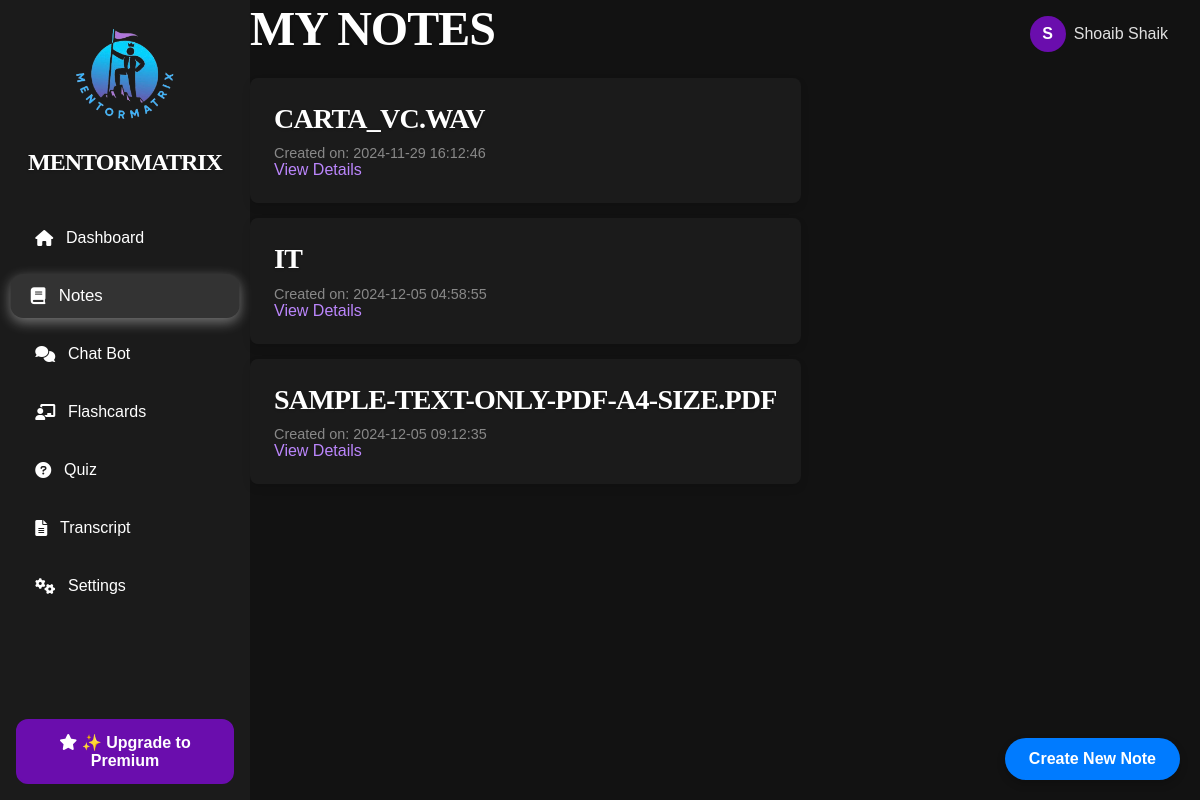
The app's page /notes with its own data.
### tables this page shows
CREATE TABLE notes (
                    id INTEGER PRIMARY KEY AUTOINCREMENT,
                    transcript_id INTEGER,
                    title TEXT NOT NULL,
                    content TEXT NOT NULL,
                    created_at DATETIME DEFAULT CURRENT_TIMESTAMP,
                    updated_at DATETIME DEFAULT CURRENT_TIMESTAMP,
                    FOREIGN KEY (transcript_id) REFERENCES transcripts(id) ON DELETE CASCADE);

### routes/notes.py (the view)
@notes_blueprint.route('/notes')
def notes():
    notes_data = db.execute('''
        SELECT
            notes.id,
            notes.title AS note_title,
            notes.content AS note_content,
            notes.created_at,
            files.name AS file_name,
            files.file_type,
            files.metadata,
            transcripts.title AS transcript_title
        FROM notes
        LEFT JOIN files ON notes.transcript_id = files.transcript_id
        LEFT JOIN transcripts ON notes.transcript_id = transcripts.id
    ''')
    return render_template('notes.html', notes=notes_data, current_route='notes')

### templates/notes.html (shortened to what this page needs)
{% extends "layout.html" %}
{% block other_head_stuff %}
    <link rel="stylesheet" href="{{ url_for('static', filename='css/notes.css') }}">
{% endblock %}
{% block content %}
    <div class="container">
        <div class="main-content">
            <h1>My Notes</h1>
            <ul class="notes-list">
                {% for note in notes %}
                    <li class="note-item">
                        <h2>{{ note.note_title }}</h2>
                        <small>Created on: {{ note.created_at }}</small>
                        <a href="{{ url_for('notes.view_note', note_id=note.id) }}" class="view-details-btn">View Details</a>
                    </li>
                {% else %}
                    <p>No notes available. Generate one to get started!</p>
                {% endfor %}
            </ul>
        </div>
    </div>
    <button id="openModalBtn" class="premium-button">Create New Note</button>
{% endblock %}

### templates/layout.html (shortened to what this page needs)
<!DOCTYPE html>
<html lang="en">
    <head>
        <link rel="stylesheet" href="{{ url_for('static', filename='css/base.css') }}">
        <link rel="stylesheet" href="https://cdnjs.cloudflare.com/ajax/libs/font-awesome/6.0.0-beta3/css/all.min.css">
        {% block other_head_stuff %}
        {% endblock %}
    </head>
    <body>
        <div class="container">
            <aside class="sidebar">
                <div class="logo">
                    <center>
                    <img src="{{ url_for('static', filename='images/MentorMatrix_logo.png') }}"
                        alt="MentorMatrix Logo"
                        style="width: 120px;
                                height: 120px;
                                border-radius: 50%; /* Makes it a circle */
                                overflow: hidden; /* Ensures contents stay within the circle */"
                        >
                        <h1>MentorMatrix</h1>
                    </center>
                </div>
                <nav class="nav-links">
                    <button class="nav-item {% if current_route == 'dashboard' %}active{% endif %}" onclick="redirectToPage('/dashboard')">
                        <i class="fas fa-home nav-icon"></i> Dashboard
                    </button>
                    <button class="nav-item {% if current_route == 'notes' %}active{% endif %}" onclick="redirectToPage('/notes')">
                        <i class="fas fa-book nav-icon"></i> Notes
                    </button>
                    <button class="nav-item {% if current_route == 'chatbot' %}active{% endif %}" onclick="redirectToPage('/chatbot')">
                        <i class="fas fa-comments nav-icon"></i> Chat Bot
                    </button>
                    <button class="nav-item {% if current_route == 'flashcards' %}active{% endif %}" onclick="redirectToPage('/flashcards')">
                        <i class="fas fa-chalkboard-teacher nav-icon"></i> Flashcards
                    </button>
                    <button class="nav-item {% if current_route == 'quiz' %}active{% endif %}" onclick="redirectToPage('/quiz')">
                        <i class="fas fa-question-circle nav-icon"></i> Quiz
                    </button>
                    <button class="nav-item {% if current_route == 'transcript' %}active{% endif %}" onclick="redirectToPage('/transcript')">
                        <i class="fas fa-file-alt nav-icon"></i> Transcript
                    </button>
                    <button class="nav-item {% if current_route == 'settings' %}active{% endif %}" onclick="redirectToPage('/settings')">
                        <i class="fas fa-cogs nav-icon"></i> Settings
                    </button>
                </nav>
                <button class="premium-button" onclick="redirectToPage('/pricing')">
                    <i class="fas fa-star nav-icon"></i> ✨ Upgrade to Premium
                </button>
            </aside>
            <main class="main-content">
                <div class="profile">
                    <span class="profile-icon">S</span>
                    <span class="profile-name">Shoaib Shaik</span>
                </div>
                {% block content %}
                {% endblock %}
            </main>
        </div>
    </body>
</html>

### static/css/base.css (style rules this page uses)
* { margin: 0; padding: 0; box-sizing: border-box; }
:root { --font-family: 'Arial', sans-serif; --background-color: #121212; --text-color: #e0e0e0; --primary-purple: #6a0dad; --hover-purple: #5c0ab8; --active-purple: #4b0997; --hover-bg-color: #333333; --active-bg-color: #333333; --white: #ffffff; --soft-text-shadow: 0 1px 3px rgba(0, 0, 0, 0.2); }
body { font-family: var(--font-family); background-color: var(--background-color); color: var(--text-color); }
.container { display: flex; min-height: 100vh; }
.logo h1 { font-size: 1.5rem; color: #ffffff; margin: 1rem 0; }
.nav-links { flex-grow: 1; }
.nav-item { display: flex; align-items: center; color: #bbbbbb; font-size: 1rem; padding: 0.75rem 0; text-decoration: none; }
.nav-item i { margin-right: 10px; }
.nav-item.active, .nav-item:hover { color: #ffffff; background-color: #333333; border-radius: 8px; padding-left: 10px; }
.premium-button { background-color: var(--primary-purple);; color: var(--white); font-size: 1rem; font-weight: 600; padding: 0.75rem 1.5rem; text-align: center; border-radius: 12px; border: 2px solid #6a0dad; cursor: pointer; margin-top: 1rem; display: inline-block; transition: all 0.3s ease-in-out; }
button { cursor: pointer; background-color: #333333; color: #ffffff; font-size: 1rem; font-weight: 500; padding: 0.75rem 1.5rem; border-radius: 8px; border: 2px solid transparent; display: inline-block; transition: all 0.3s ease; }
button, .premium-button { transition: all 0.3s ease; }
h1, h2, h3 { color: #ffffff; font-weight: 600; letter-spacing: -0.5px; text-transform: uppercase; font-family: montserrat, serif; line-height: 1.2; }
h1, h2, h3 { text-shadow: var(--soft-text-shadow); }
h1 { font-size: 3rem; letter-spacing: -1px; }
h2 { font-size: 2.25rem; letter-spacing: -0.75px; }
a { color: #bb86fc; text-decoration: none; font-weight: 500; transition: color 0.3s ease-in-out, text-decoration 0.3s ease-in-out; }
.sidebar { width: 250px; background-color: #1b1b1b; padding: 1rem; display: flex; flex-direction: column; justify-content: space-between; }
.sidebar .logo h1 { font-size: 1.5rem; color: #ffffff; margin-top: 0.5rem; }
.nav-links { display: flex; flex-direction: column; gap: 1rem; margin-top: 1.5rem; }
.nav-links .nav-item { display: flex; align-items: center; padding: 0.75rem 1.2rem; border-radius: 12px; color: #fff; font-size: 1rem; background-color: transparent; border: 2px solid transparent; cursor: pointer; text-align: left; transition: background-color 0.3s, border 0.3s, box-shadow 0.3s, transform 0.2s; width: 100%; will-change: transform, background-color; }
.nav-links .nav-item.active { background-color: var(--active-bg-color); border-color: #fff; box-shadow: 0 4px 12px rgba(255, 255, 255, 0.4); transform: scale(1.05); }
.nav-links .nav-item i { margin-right: 0.8rem; }
.nav-links .nav-item { outline: none; border: none; background: none; text-decoration: none; }
.profile { position: absolute; top: 1rem; right: 2rem; display: flex; align-items: center; gap: 0.5rem; font-size: 1rem; }
.profile-icon { background-color: #6a0dad; color: #ffffff; font-weight: bold; width: 36px; height: 36px; border-radius: 50%; display: flex; align-items: center; justify-content: center; font-size: 1rem; }

### static/css/notes.css (style rules this page uses)
.notes-list { list-style-type: none; padding: 0; margin-top: 20px; }
.note-item { background-color: #1b1b1b; padding: 1.5rem; margin-bottom: 15px; border-radius: 8px; box-shadow: 0 4px 8px rgba(0, 0, 0, 0.1); transition: transform 0.3s ease; }
.note-item h2 { font-size: 1.75rem; margin-bottom: 0.5rem; }
.note-item small { display: block; font-size: 0.9rem; margin-top: 10px; color: #888; }
#openModalBtn { position: fixed; bottom: 20px; right: 20px; padding: 12px 24px; background-color: #007bff; color: white; border: none; border-radius: 50px; font-size: 16px; font-weight: bold; z-index: 1000; box-shadow: 0 4px 8px rgba(0, 0, 0, 0.2); transition: background-color 0.3s ease, transform 0.3s ease; }

### records on screen
notes: note_title "CARTA_VC.WAV", created_at "2024-11-29 16:12:46"
notes: note_title "IT", created_at "2024-12-05 04:58:55"
notes: note_title "SAMPLE-TEXT-ONLY-PDF-A4-SIZE.PDF", created_at "2024-12-05 09:12:35"
